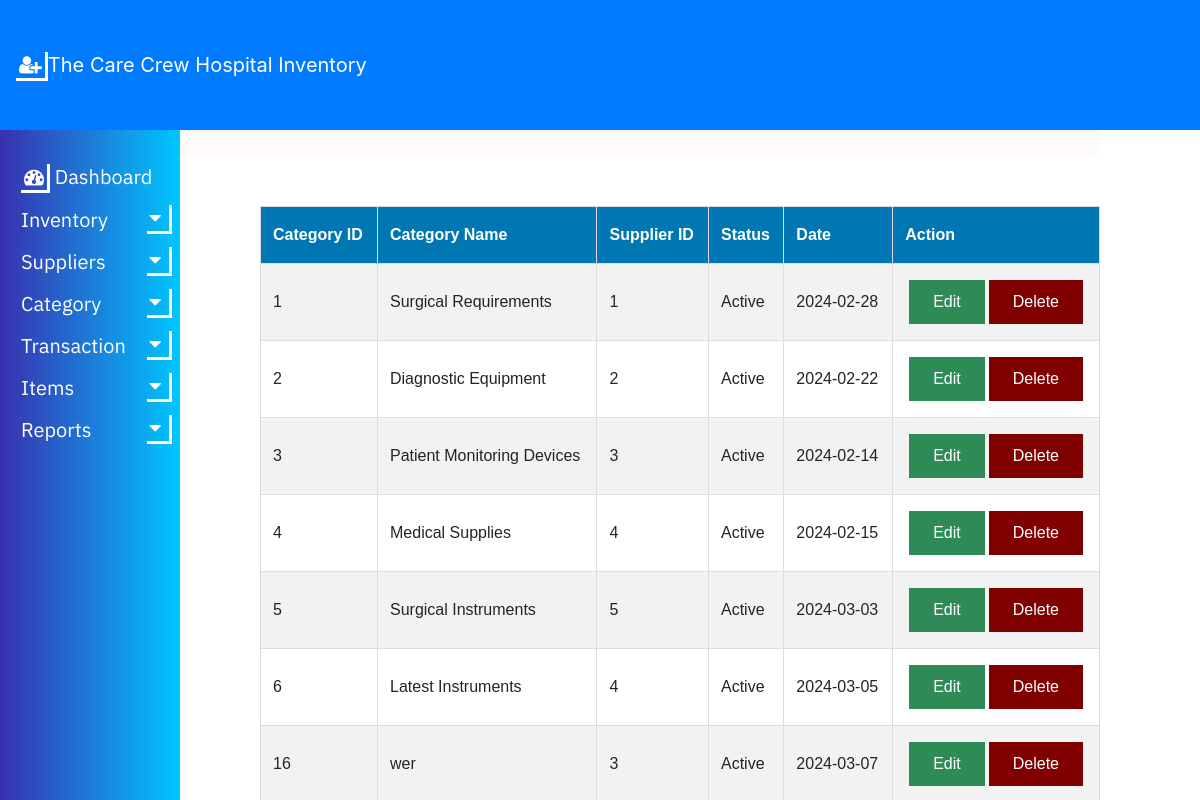
/HIMS/category-view.php, run on the app's committed database.
### tables this page shows
CREATE TABLE `category` (
  `CategoryID` int(11) NOT NULL,
  `CategoryName` varchar(255) DEFAULT NULL,
  `SupplierID` int(11) DEFAULT NULL,
  `status` varchar(20) DEFAULT NULL,
  `created_date` date DEFAULT NULL
);

### HIMS/category-view.php (the view, shortened to what this page needs)
<?php
include 'common.php'
?>
<!DOCTYPE html>
<html>
<head>
<link rel="stylesheet" type="text/css" href="nav2.css">
<link rel="stylesheet" type="text/css" href="table1.css">
</head>
<body>
<nav class="navbar navbar-expand-lg navbar-dark bg-primary fixed-top">
        <a class="navbar-brand" href="#"><i class="fa fa-user-plus"></i>The Care Crew Hospital Inventory </a>
        <div class="collapse navbar-collapse" id="navbarSupportedContent">
        </div>
    </nav>
	<center>
	<div class="head">
	<h2> CATEGORY LIST</h2>
	</div>
	</center>
	<table align="right" id="table1" style="margin-right:100px;">
		<tr>
			<th>Category ID</th>
			<th>Category Name</th>
			<th>Supplier ID</th>
			<th>Status</th>
			<th>Date</th>
			<th>Action</th>
		</tr>
	<?php
	include "config.php";
	$sql = "SELECT CategoryID,CategoryName,SupplierID,status,created_date FROM category";
	$result = $conn->query($sql);
	if ($result->num_rows > 0) {
		while($row = $result->fetch_assoc()) {
		echo "<tr>";
			echo "<td>" . $row["CategoryID"]. "</td>";
			echo "<td>" . $row["CategoryName"] . "</td>";
			echo "<td>" . $row["SupplierID"] . "</td>";
			echo "<td>" . $row["status"] . "</td>";
			echo "<td>" . $row["created_date"] . "</td>";
			echo "<td align=center>";
			echo "<a class='button1 edit-btn' href=category-update.php?id=".$row['CategoryID'].">Edit</a>";
			echo "<a class='button1 del-btn' href=category-delete.php?id=".$row['CategoryID'].">Delete</a>";
			echo "</td>";
		echo "</tr>";
		}
		echo "</table>";
		}
		?>
</body>
</html>

### HIMS/common.php (shortened to what this page needs)
<!DOCTYPE html>
<html>
<head>
    <link rel="stylesheet" type="text/css" href="nav2.css">
    <link rel="stylesheet" type="text/css" href="form4.css">
    <link rel="stylesheet" href="https://maxcdn.bootstrapcdn.com/bootstrap/4.0.0-beta/css/bootstrap.min.css">
</head>
<body>
    <div class="sidenav">
        <br>
        <br>
        <h2>IMS</h2>
        <a href="adminmainpage.php"><i class="fa fa-dashboard"></i> Dashboard</a>
        <button class="dropdown-btn">Inventory
            <i class="fa fa-caret-down"></i>
        </button>
        <button class="dropdown-btn">Suppliers
            <i class="fa fa-caret-down"></i>
        </button>
        <button class="dropdown-btn">Category
            <i class="fa fa-caret-down"></i>
        </button>
        <button class="dropdown-btn">Transaction
            <i class="fa fa-caret-down"></i>
        </button>
        <button class="dropdown-btn">Items
            <i class="fa fa-caret-down"></i>
        </button>
        <button class="dropdown-btn">Reports
            <i class="fa fa-caret-down"></i>
        </button>
    </div>
    <link rel="stylesheet" href="https://cdnjs.cloudflare.com/ajax/libs/font-awesome/4.7.0/css/font-awesome.min.css">
</body>
</html>

### HIMS/nav2.css (style rules this page uses)
.sidenav { height: 100%; width: 15%; position: fixed; z-index: 1; top: 0; left: 0; background-color: #003366; padding-top: 10px; padding-left: 5px; font-family: Arial; }
.sidenav a, .dropdown-btn { padding: 6px 8px 6px 16px; text-decoration: none; font-size: 20px; color: #ffffff; display: block; border: none; background: none; width: 100%; text-align: left; cursor: pointer; outline: none; }
i { border: solid white; border-width: 0 3px 3px 0; display: inline-block; padding: 3px; }
div.head { width: 78%; font-family: Arial; background-color: #fffafa; color: #06427e; float: right; margin-top: -1px; margin-right: 100px; margin-left: 0px; top: 0; right: 0; overflow: auto; margin-top: 20px; padding: 15px; border-radius: 8px; }
#table1 { margin-top: 20px; }
body { padding-top: 60px; }

### HIMS/table1.css (style rules this page uses)
#table1 { font-family: Arial, sans-serif; border-collapse: collapse; margin-top: 50px; margin-right: 25px; width: 70%; }
#table1 td, #table1 th { border: 1px solid #ddd; padding: 12px; }
#table1 tr:nth-child(even) { background-color: #f2f2f2; }
#table1 th { padding-top: 16px; padding-bottom: 16px; text-align: left; background-color: #0077b3; color: white; }
.button1 { border: none; color: white; padding: 10px 24px; text-align: center; text-decoration: none; display: inline-block; margin: 4px 2px; cursor: pointer; }
.edit-btn { background-color: #2E8B57; }
.del-btn { background-color: #800000; }

### HIMS/common.php (style rules this page uses)
.sidenav { width: 250px; position: fixed; top: 0; left: 0; height: 100vh; background: -webkit-linear-gradient(left, #3931af, #00c6ff); padding-top: 20px; z-index: 1000; overflow-y: auto; }
.sidenav h2 { font-family: 'IBM Plex Sans', sans-serif; padding: 15px; margin-bottom: 30px; color: white; text-align: center; font-weight: 600; }
.sidenav a, .dropdown-btn { font-family: 'IBM Plex Sans', sans-serif; padding: 12px 8px 12px 16px; text-decoration: none; font-size: 15px; color: white; display: block; border: none; background: none; width: 100%; text-align: left; cursor: pointer; outline: none; transition: 0.3s; }
.fa-caret-down { float: right; padding-right: 8px; }

### data on the page
category: CategoryID "1", CategoryName "Surgical Requirements", SupplierID "1", status "Active", created_date "2024-02-28"
category: CategoryID "2", CategoryName "Diagnostic Equipment", SupplierID "2", status "Active", created_date "2024-02-22"
category: CategoryID "3", CategoryName "Patient Monitoring Devices", SupplierID "3", status "Active", created_date "2024-02-14"
category: CategoryID "4", CategoryName "Medical Supplies", SupplierID "4", status "Active", created_date "2024-02-15"
category: CategoryID "5", CategoryName "Surgical Instruments", SupplierID "5", status "Active", created_date "2024-03-03"
category: CategoryID "6", CategoryName "Latest Instruments", SupplierID "4", status "Active", created_date "2024-03-05"
category: CategoryID "16", CategoryName "wer", SupplierID "3", status "Active", created_date "2024-03-07"
